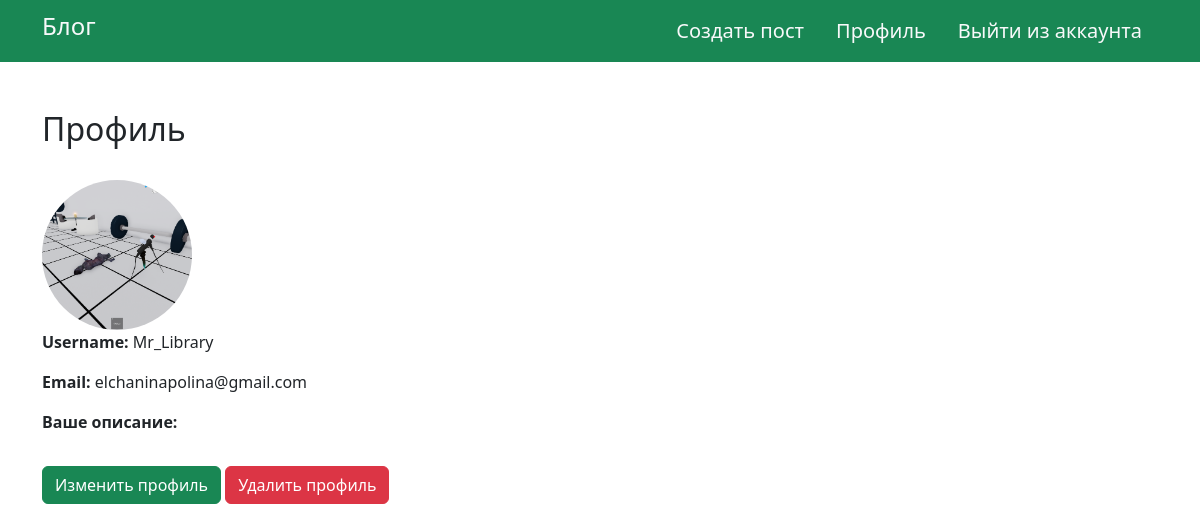
/blog/profile/qweasd123/ (signed in), run on the app's committed database.
### blog/models.py (models this page shows, shortened)
class CustomUser(AbstractUser):
    username = models.CharField(max_length=150, unique=True)
    avatar = models.ImageField(upload_to='avatars/', blank=True, null=True)
    bio = models.TextField(blank=True)
    email = models.EmailField(max_length=150, verbose_name='Email', unique=True)
    password = models.CharField(max_length=150, verbose_name='Пароль')
    USERNAME_FIELD = 'username'
    REQUIRED_FIELDS = ['email', 'avatar']

### blog/views.py (the view)
# urls.py: path('profile/<str:username>/', views.profile, name='profile'),
def profile(request, username):
    user = get_object_or_404(CustomUser, username=username)
    posts = user.posts.all()
    return render(request, "blog/profile.html", {"user_profile": user, "posts": posts})

### blog/templates/blog/profile.html (shortened to what this page needs)
{% extends 'main.html' %}
{% block content %}
<h2>Профиль</h2>
<br>
<div class="profile">
    <div class="avatar">
        <img src="{{ user.avatar.url }}" alt="Аватар пользователя" style="width: 150px; height: 150px; object-fit: cover; border-radius: 50%;">
    </div>
    <p><strong>Username:</strong> {{ user.username }}</p>
    <p><strong>Email:</strong> {{ user.email }}</p>
    <div class="d-flex flex-column">
        <p><strong>Ваше описание:</strong></p>
    </div>
    <a class="btn btn-success" href="{% url 'blog:edit_profile' username=user.username %}">Изменить профиль</a>
    <a class="btn btn-danger" href="{% url 'blog:delete_profile' username=user.username %}">Удалить профиль</a>
</div>
{% endblock %}

### data on the page
CustomUser: avatar (picture), username "Mr_Library", email "elchaninapolina@gmail.com"
